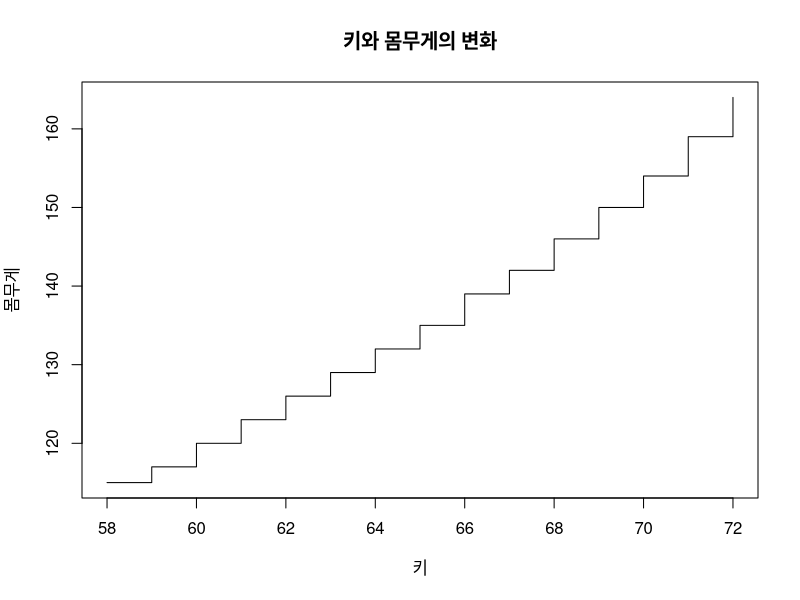
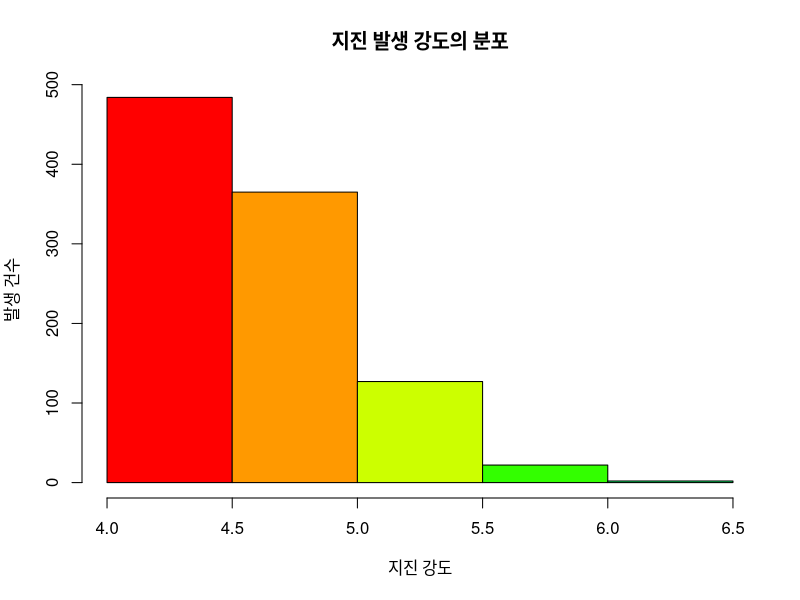
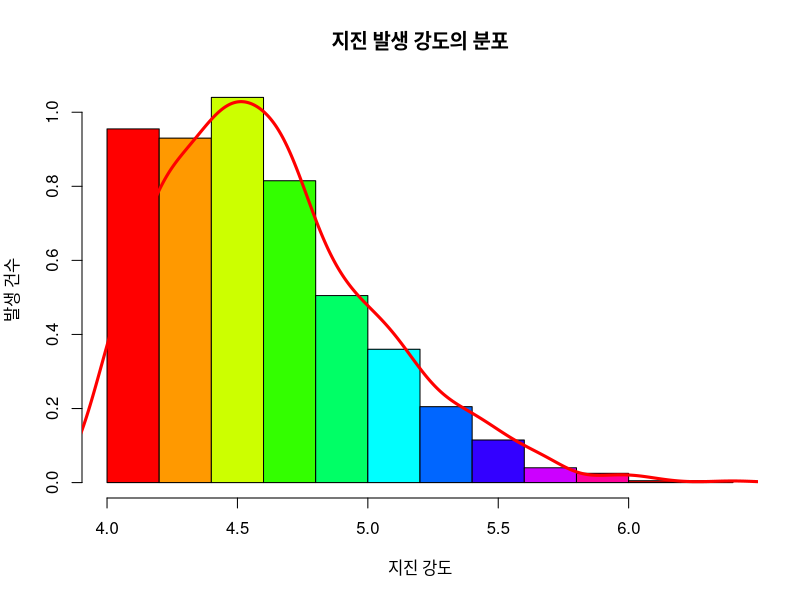
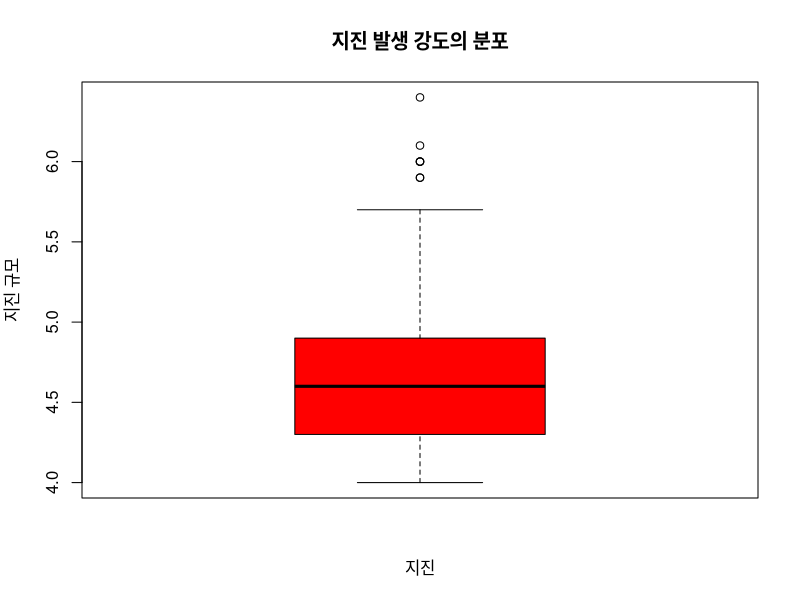

Write R code to recreate these figures, in order.
women
height <- women$height
weight<- women$weight

plot(x=height, y=weight, xlab = "키", ylab = "몸무게",
     main = "키와 몸무게의 변화", type = "s")

quakes
mag<-quakes$mag
hist(mag, main="지진 발생 강도의 분포", xlab = "지진 강도",
     ylab = "발생 건수", col = rainbow(10), breaks=seq(4, 6.5, by=0.5 ))

hist(mag, main="지진 발생 강도의 분포", xlab = "지진 강도",
     ylab = "발생 건수", col = rainbow(10), freq = FALSE)
lines(density(mag), lwd=3, col = "red")


boxplot(mag, main="지진 발생 강도의 분포", xlab = "지진",
        ylab = "지진 규모", col = "red")
